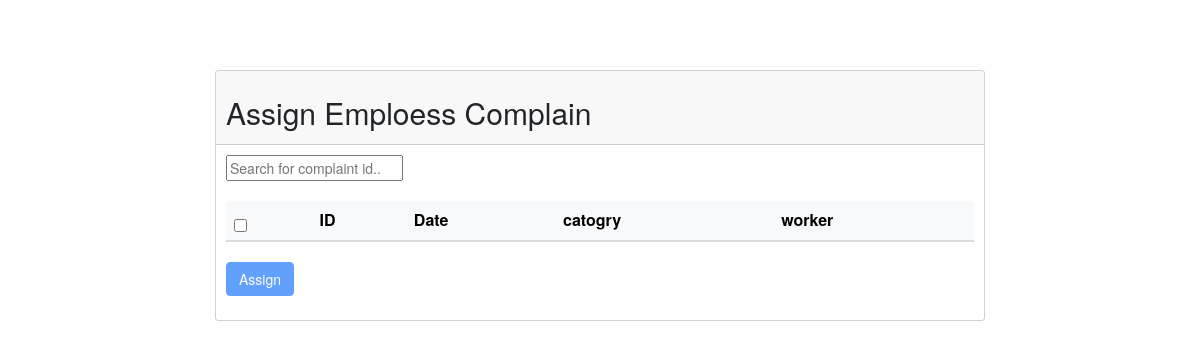
The page /pages/AssignMod/anothercopyassign.php on the database as committed earlier.
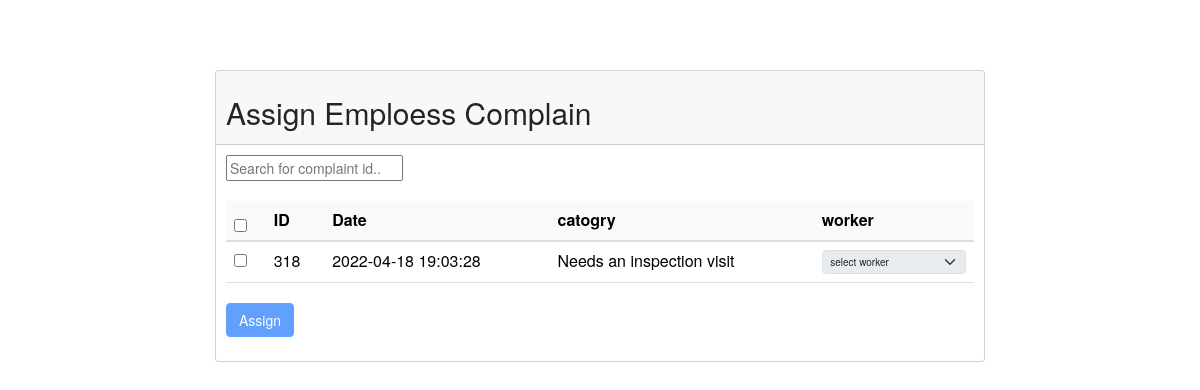
The same page on the database as committed later.
### tables this page shows
CREATE TABLE `complaint` (
  `complaintId` int(11) NOT NULL,
  `date` timestamp NOT NULL DEFAULT current_timestamp(),
  `category` varchar(50) NOT NULL,
  `status` varchar(20) NOT NULL DEFAULT 'Not Processed',
  `description` varchar(500) DEFAULT NULL,
  `images` text DEFAULT NULL,
  `roomNum` varchar(8) NOT NULL,
  `idofuser` int(4) NOT NULL
);

### pages/AssignMod/anothercopyassign.php (the view, shortened to what this page needs)
<link href="bootstrap5/css/bootstrap.min.css" rel="stylesheet">
<link rel="stylesheet" href="https://cdn.jsdelivr.net/npm/bootstrap-select@1.13.14/dist/css/bootstrap-select.min.css">
<link href="https://cdn.datatables.net/1.10.16/css/jquery.dataTables.min.css" rel="stylesheet"/>
<link rel="stylesheet" href="http://netdna.bootstrapcdn.com/bootstrap/3.3.2/css/bootstrap.min.css">
  <?php
  $servername = "localhost";
  $username = "root";
  $password = "";
  $conn = mysqli_connect($servername, $username, $password,"muqu");
$qury="select complaintid , date , category from complaint where status='Not Processed'";
$result = $conn->query($qury);
 ?>
	<header class="navbar navbar-expand-md navbar-dark bd-navbar" > </header>
	<div class="container-fluid">
		<div class="row justify-content-center ">
			<div class="col-md-8">
			<div class="card text-left">
			  <div class="card-header">
				<h2> Assign Emploess Complain</h2>
			  </div>
			  <div class="card-body">
				 <form  id="form" name ="myFormName" action ="setEmployeeForAssign.php" method="POST" class="row g-3 needs-validation" novalidate>
									<div class="col col-md-12">
				<input type="text" id="myInput" onkeyup="myFunction()" placeholder="Search for complaint id.." >
				<br/>
				<br/>
				  <table  id="myTable" class="table" >
				  <thead class="table-light">
					<tr>
					 <th><input type="checkbox"  value="bar1" onClick="toggle(this)"  /></th>
					 <th>ID</th>
					 <th>Date</th>
					 <th>catogry</th>
					 <th>worker</th>
				   </tr>
				  </thead>
				  <tbody>
				<?php
					while($row=$result->fetch_assoc()){
						echo"<tr>";
						echo"<td> <input type='checkbox'  class='box' name='box_".$row["complaintid"]."' id='box_".$row["complaintid"]."' onchange='callFunction()' onclick='mycomplaininfo();enable(this);chk(this)' /></td>";
						echo"<td name='name_".$row["complaintid"]."'>".$row["complaintid"]."</td>";
						echo"<td>".$row["date"]."</td>";
						echo"<td>".$row["category"]."</td>";
						echo"<td> <select class='form-select' id='SelectPicker_".$row["complaintid"]."' name='SelectPicker_".$row["complaintid"]."' disabled>";
						echo "<option value='0' class='fs-4'  >select worker </option>";
					 echo"</select></td>";
					 echo"</tr>";
				}
				  ?>
				  </tbody>
				  </table>
					<input type="submit" value="Assign" class="btn btn-primary" disabled id="Assign" onclick="validateMyForm(event);">
				</div>
					 </form>
					</div>
				</div>
			</div>
		</div>
	</div>

Rows that differ between the two databases and show on the page:
added complaint: complaintId "318", date "2022-04-18 19:03:28", category "Needs an inspection visit", complaintId "select worker"
